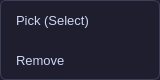
<?xml version="1.0" encoding="UTF-8"?>
<ui version="4.0">
 <class>ModelTreeContextMenu</class>
 <widget class="QWidget" name="ModelTreeContextMenu">
  <property name="geometry">
   <rect>
    <x>0</x>
    <y>0</y>
    <width>160</width>
    <height>64</height>
   </rect>
  </property>
  <property name="windowTitle">
   <string/>
  </property>
  <property name="styleSheet">
   <string notr="true">
/* ── 整体容器 ── */
QWidget#ModelTreeContextMenu {
    background-color: #1e1e2e;
    border: 1px solid #3c3f58;
    border-radius: 6px;
}

/* ── 菜单按钮通用样式 ── */
QPushButton {
    background-color: transparent;
    color: #cdd6f4;
    font-family: "Segoe UI", "Microsoft YaHei", sans-serif;
    font-size: 13px;
    text-align: left;
    padding: 6px 16px;
    border: none;
    border-radius: 0px;
    min-height: 28px;
}
QPushButton:hover {
    background-color: #313244;
    color: #cba6f7;
}
QPushButton:pressed {
    background-color: #45475a;
}
QPushButton:disabled {
    color: #585b70;
}

/* ── 顶部按钮圆角 ── */
QPushButton#btnPick {
    border-top-left-radius: 5px;
    border-top-right-radius: 5px;
}

/* ── 底部按钮圆角 ── */
QPushButton#btnRemove {
    border-bottom-left-radius: 5px;
    border-bottom-right-radius: 5px;
}
   </string>
  </property>
  <layout class="QVBoxLayout" name="verticalLayout">
   <property name="spacing">
    <number>0</number>
   </property>
   <property name="leftMargin">
    <number>0</number>
   </property>
   <property name="topMargin">
    <number>0</number>
   </property>
   <property name="rightMargin">
    <number>0</number>
   </property>
   <property name="bottomMargin">
    <number>0</number>
   </property>
   <item>
    <widget class="QPushButton" name="btnPick">
     <property name="text">
      <string>Pick (Select)</string>
     </property>
    </widget>
   </item>
   <item>
    <widget class="QPushButton" name="btnRemove">
     <property name="text">
      <string>Remove</string>
     </property>
    </widget>
   </item>
  </layout>
 </widget>
 <resources/>
 <connections/>
</ui>
